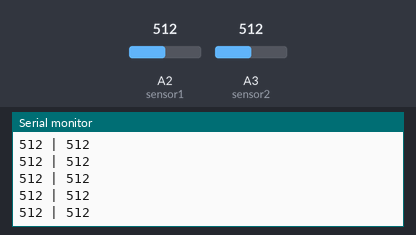
A sketch run on a simulated Arduino Uno, built with avr-gcc and run on an emulated ATmega328P. On the bench: the last lines printed to the serial monitor. The test bench sets the inputs (shaded band); at power-on: A3 (sensor2) = 512, A2 (sensor1) = 512.

Above: at 7.2 s.
7.3 s: A3 (sensor2) set to 110
At 8.1 s:
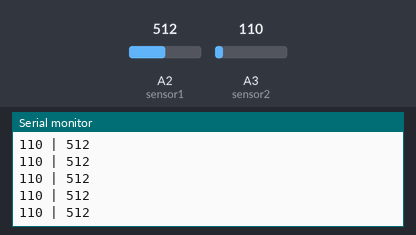
10.3 s: A3 (sensor2) set to 93
At 10.8 s:
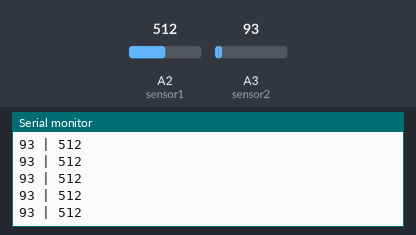
Timing chart, 0 to 13.3 s (numbered marks = the images above; inputs shaded):
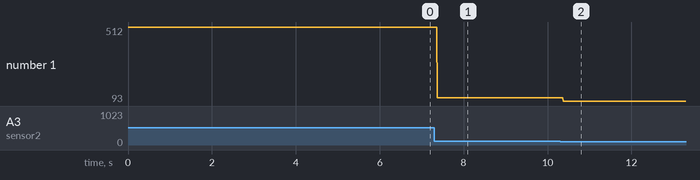

Measured:
- after the input at 7.3 s, the serial monitor: prints a new line after 0.07 s (image 1)
- after the input at 10.3 s, the serial monitor: prints a new line after 0.08 s (image 2)
- plotted number 1: 512 → 110 after the input at 7.3 s, 110 → 93 after the input at 10.3 s

The sketch:

teste-SensorDeUmidadeDoSolo.ino
```cpp
#define sensor1 A2
#define sensor2 A3

int val1 = 0;
int val2 = 0;

void setup() {
  Serial.begin(9600);
}

void loop() {
  val2 = analogRead(sensor2);
  Serial.print(val2);
  Serial.print(" | ");
  val1 = analogRead(sensor1);
  Serial.println(val1);
}
```
